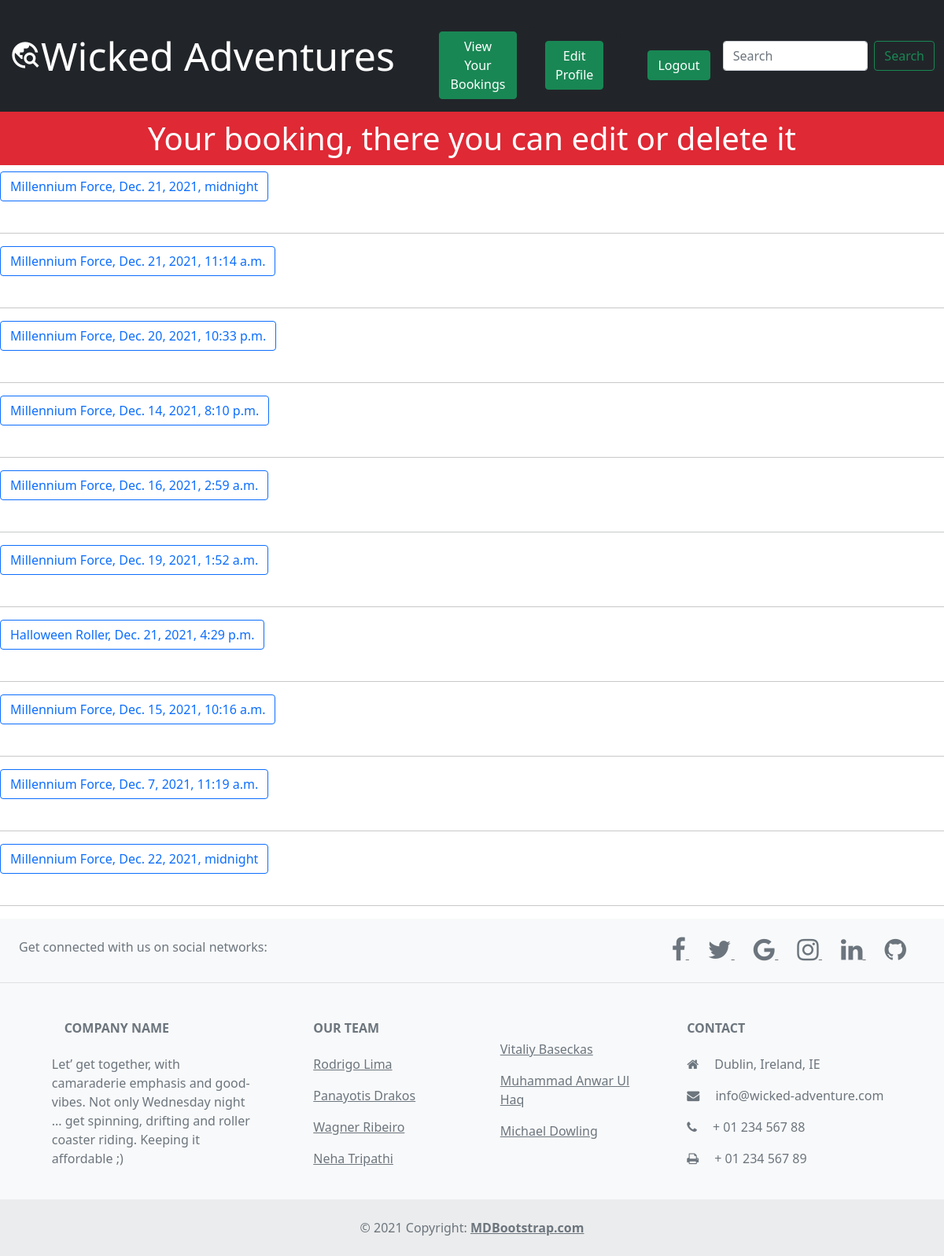
The page /your_booking/1/ (signed in) on the database as committed earlier.
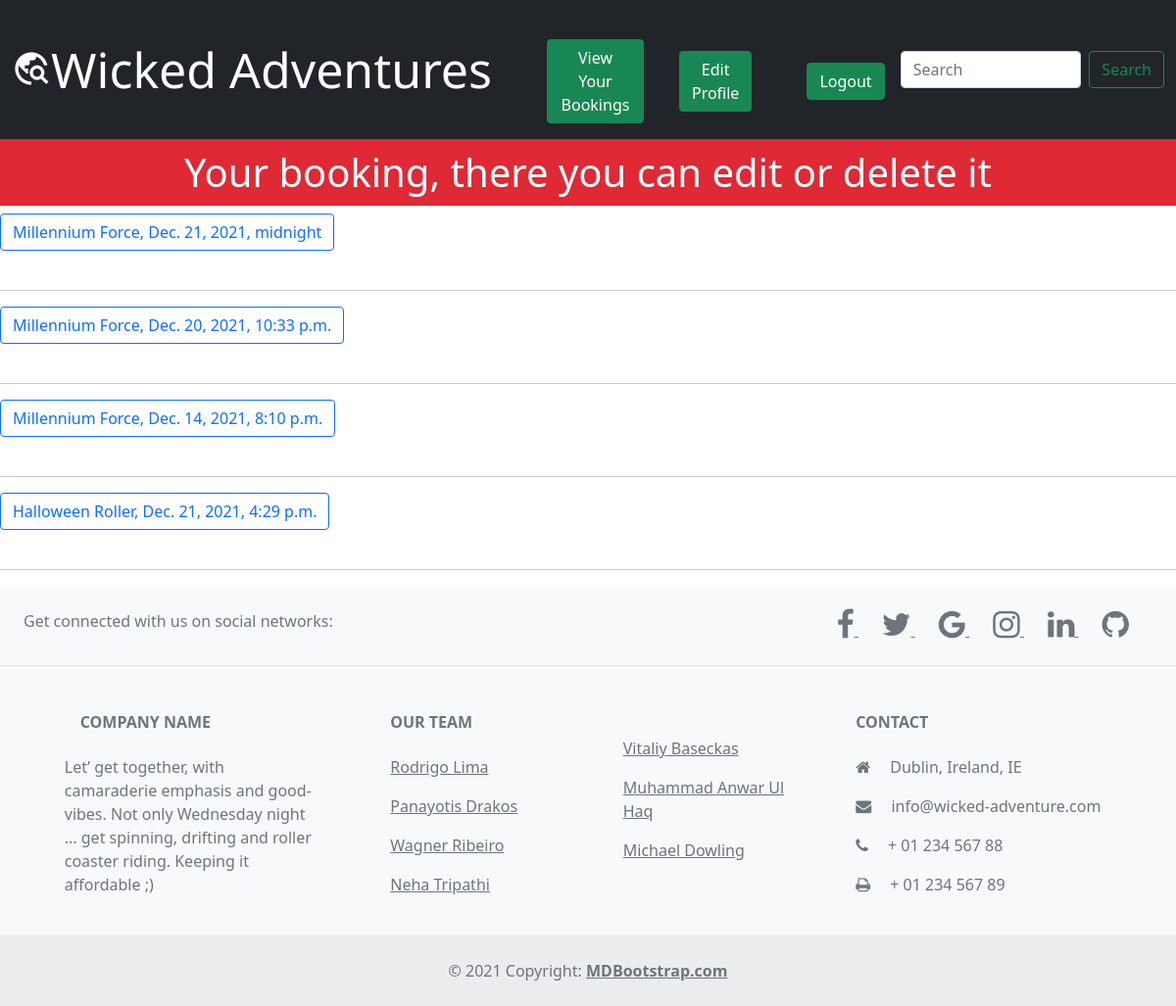
The same page on the database as committed later.
### book/models.py (models this page shows, shortened)
class Booking(models.Model):
    user = models.ForeignKey(User, null=True, on_delete=models.CASCADE)
    title = models.CharField(max_length=200)
    start_time = models.DateTimeField()

### book/views.py (the view)
# urls.py: path('your_booking/<int:pk>/', YourBooking.as_view(), name='your_booking'),
class YourBooking(generic.ListView):
    model = Booking
    template_name = 'your_booking.html'
    def get_context_data(self, *args, **kwargs)-> object:
        context = {}
        page_user = get_object_or_404(Profile, id=self.kwargs['pk'])
        book = Booking.objects.filter(user=page_user.user)
        context["book"] = book
        return context

### book/templates/your_booking.html (shortened to what this page needs)
{% extends 'base-extended.html' %}
{% block content %}
{% if user.is_authenticated %}
    <h1 style="color: white; background-color: #DF2935; padding: 10px; text-align: center;">Your booking, there you can edit or delete it</h1>
    {% for booking in book %}
        <button type="button" name= "you_booking_button" class="btn btn-outline-primary">{{booking.title}}, {{booking.start_time}}</button>
        </br></br><hr>
    {% endfor %}
{% endif %}
{% endblock %}

### book/templates/base-extended.html (shortened to what this page needs)
<!doctype html>
<html lang="en">
  <head>
    <link href="https://cdn.jsdelivr.net/npm/bootstrap@5.1.3/dist/css/bootstrap.min.css" rel="stylesheet">
    <link href="https://cdnjs.cloudflare.com/ajax/libs/font-awesome/4.7.0/css/font-awesome.css" rel="stylesheet">
  </head>
  <body>
    <nav class="navbar navbar-expand-lg navbar-primary bg-dark">
        <div class="container-fluid">
          <a class="navbar-brand" href="{% url 'home' %}" style="color: white; font-size: 50px;"><span class="material-icons-outlined" style="font-size: 40px;">travel_explore</span>Wicked Adventures</a>
          <div class="collapse navbar-collapse" id="navbarSupportedContent">
              {% if user.is_authenticated %}
                {% if user.location.user.id %}
                <li class="nav-item">
                  <a class="nav-link" href="{% url 'calendar' user.location.id %}" style="color: white; padding-left: 40px;"><button type="button" name="base_ext_callendar_button" class="btn btn-success">Calendar</button></a>
                </li>
                <li class="nav-item">
                  <a class="nav-link" href="{% url 'add_attraction' %}" style="color: white; "><button type="button" name="base_ext_add_attraction_button" class="btn btn-success">Add Attraction</button></a>
                </li>
                {% else %}
                  {% if user.profile.id %}
                    <li class="nav-item">
                      <a class="nav-link" href="{% url 'your_booking' user.profile.id %}" style="color: white; padding-left: 40px;"><button type="button" name="base_ext_view_you_booking_button" class="btn btn-success">View Your Bookings</button></a>
                    </li>
                  {% endif %}
                {% endif %}
                {% if user.profile.id %}
                  <li class="nav-item">
                    <a class="nav-link" href="{% url 'edit_profile' %}" style="color: white; padding-left: 20px;"><button type="button" name="base_ext_edditprof_button" class="btn btn-success">Edit Profile</button></a>
                  </li>
                {% else %}
                  <li class="nav-item">
                    <a class="nav-link" href="{% url 'add_profile' %}" style="color: white; padding-left: 20px;"><button type="button" name="base_ext_addprof_button" class="btn btn-success">Add Profile</button></a>
                  </li>
                {% endif %}
                <li class="nav-item">
                  <a class="nav-link" href="{% url 'logout' %}" style="color: white; padding-left: 40px;"><button type="button" name="base_ext_logout_button" class="btn btn-success">Logout</button></a>
                </li>
              {% endif %}
	  </div>
      <form class="d-flex">
        <input class="form-control me-2" type="search" name="search_field" placeholder="Search" aria-label="Search">
        <button class="btn btn-outline-success" name="search_button" type="submit">Search</button>
      </form>
	</div>
      </nav>
    {% block content %}
    {% endblock content %}
<footer class="text-center text-lg-start bg-light text-muted">
  <section
    class="d-flex justify-content-center justify-content-lg-between p-4 border-bottom"
  >
    <div class="me-5 d-none d-lg-block">
      <span>Get connected with us on social networks:</span>
    </div>
    <div>
      <a href="http://www.facebook.com" class="me-4 text-reset" name="facebook_link">
        <i class="fa fa-facebook-f fa-2x" name="facebook_icon"></i>
      </a>
      <a href="http://www.twitter.com" class="me-4 text-reset" name="twitter_link">
        <i class="fa fa-twitter fa-2x" name="twitter_con"></i>
      </a>
      <a href="http://www.google.com" class="me-4 text-reset" name="google_link">
        <i class="fa fa-google fa-2x" name="google_icon"></i>
      </a>
      <a href="http://www.instagram.com" class="me-4 text-reset" name="instagr_link">
        <i class="fa fa-instagram fa-2x" name ="instagram_icon"></i>
      </a>
      <a href="https://www.linkedin.com" class="me-4 text-reset" name="linkedin_link">
        <i class='fa fa-linkedin fa-2x aria-hidden="true"' name="linkedin_icon"></i>
      </a>
      <a href="https://github.com/devopslecturer/awpgdip2022/tree/Dev" class="me-4 text-reset" name="github_link">
        <i class='fa fa-github fa-2x' name="github_icon"></i>
      </a>
    </div>
  </section>
  <section class="">
    <div class="container text-center text-md-start mt-5">
      <div class="row mt-3">
        <div class="col-md-3 col-lg-4 col-xl-3 mx-auto mb-4">
          <h6 class="text-uppercase fw-bold mb-4">
            Company name
          </h6>
          <p>
            Let’ get together, with camaraderie emphasis and good-vibes.
            Not only Wednesday night ... get spinning, drifting and roller coaster riding. Keeping it affordable ;)
          </p>
        </div>
        <div class="col-md-2 col-lg-2 col-xl-2 mx-auto mb-4">
          <h6 class="text-uppercase fw-bold mb-4">
            Our team
          </h6>
          <p>
            <a href="#!" class="text-reset">Rodrigo Lima</a>
          </p>
          <p>
            <a href="#!" class="text-reset">Panayotis Drakos</a>
          </p>
          <p>
            <a href="#!" class="text-reset">Wagner Ribeiro</a>
          </p>
          <p>
            <a href="#!" class="text-reset">Neha Tripathi</a>
          </p>
        </div>
        <div class="col-md-3 col-lg-2 col-xl-2 mx-auto mb-4">
          <p>
            <a href="#!" class="text-reset">Vitaliy Baseckas</a>
          </p>
          <p>
            <a href="#!" class="text-reset">Muhammad Anwar Ul Haq</a>
          </p>
          <p>
            <a href="#!" class="text-reset">Michael Dowling</a>
          </p>
        </div>
        <div class="col-md-4 col-lg-3 col-xl-3 mx-auto mb-md-0 mb-4">
          <h6 class="text-uppercase fw-bold mb-4">
            Contact
          </h6>
          <p><i class="fa fa-home me-3"></i> Dublin, Ireland, IE</p>
          <p>
            <i class="fa fa-envelope me-3"></i>
            info@wicked-adventure.com
          </p>
          <p><i class="fa fa-phone me-3"></i> + 01 234 567 88</p>
          <p><i class="fa fa-print me-3"></i> + 01 234 567 89</p>
        </div>
      </div>
    </div>
  </section>
  <div class="text-center p-4" style="background-color: rgba(0, 0, 0, 0.05);">
    © 2021 Copyright:
    <a class="text-reset fw-bold" href="https://mdbootstrap.com/">MDBootstrap.com</a>
  </div>
</footer>
  </body>
</html>

Rows that differ between the two databases and show on the page:
removed Booking: title "Millennium Force", start_time "Dec. 21, 2021, 11:14 a.m."
removed Booking: title "Millennium Force", start_time "Dec. 16, 2021, 2:59 a.m."
removed Booking: title "Millennium Force", start_time "Dec. 19, 2021, 1:52 a.m."
removed Booking: title "Millennium Force", start_time "Dec. 15, 2021, 10:16 a.m."
removed Booking: title "Millennium Force", start_time "Dec. 7, 2021, 11:19 a.m."
removed Booking: title "Millennium Force", start_time "Dec. 22, 2021, midnight"
